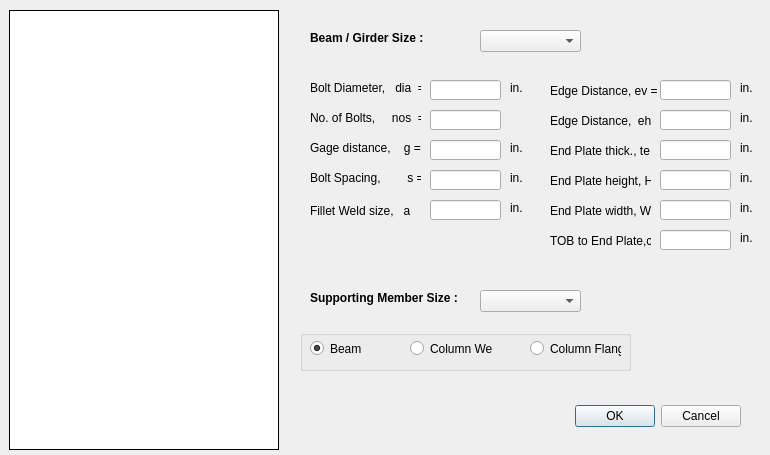
<?xml version="1.0" encoding="UTF-8"?>
<ui version="4.0">
 <class>shearEndPlateDialog</class>
 <widget class="QDialog" name="shearEndPlateDialog">
  <property name="geometry">
   <rect>
    <x>0</x>
    <y>0</y>
    <width>770</width>
    <height>455</height>
   </rect>
  </property>
  <property name="minimumSize">
   <size>
    <width>770</width>
    <height>455</height>
   </size>
  </property>
  <property name="maximumSize">
   <size>
    <width>770</width>
    <height>455</height>
   </size>
  </property>
  <property name="windowTitle">
   <string>Shear Connection - End Plate Type </string>
  </property>
  <widget class="QDialogButtonBox" name="buttonBox">
   <property name="geometry">
    <rect>
     <x>570</x>
     <y>400</y>
     <width>171</width>
     <height>32</height>
    </rect>
   </property>
   <property name="orientation">
    <enum>Qt::Horizontal</enum>
   </property>
   <property name="standardButtons">
    <set>QDialogButtonBox::Cancel|QDialogButtonBox::Ok</set>
   </property>
  </widget>
  <widget class="QLabel" name="member_label">
   <property name="geometry">
    <rect>
     <x>310</x>
     <y>30</y>
     <width>171</width>
     <height>16</height>
    </rect>
   </property>
   <property name="font">
    <font>
     <pointsize>9</pointsize>
     <weight>75</weight>
     <bold>true</bold>
    </font>
   </property>
   <property name="text">
    <string>Beam / Girder Size :</string>
   </property>
  </widget>
  <widget class="QComboBox" name="main_combo">
   <property name="enabled">
    <bool>true</bool>
   </property>
   <property name="geometry">
    <rect>
     <x>480</x>
     <y>30</y>
     <width>101</width>
     <height>22</height>
    </rect>
   </property>
   <property name="editable">
    <bool>false</bool>
   </property>
  </widget>
  <widget class="QLabel" name="label_5">
   <property name="geometry">
    <rect>
     <x>310</x>
     <y>80</y>
     <width>111</width>
     <height>16</height>
    </rect>
   </property>
   <property name="text">
    <string>Bolt Diameter,   dia  =</string>
   </property>
  </widget>
  <widget class="QLabel" name="label_6">
   <property name="geometry">
    <rect>
     <x>310</x>
     <y>110</y>
     <width>111</width>
     <height>16</height>
    </rect>
   </property>
   <property name="text">
    <string>No. of Bolts,     nos  =</string>
   </property>
  </widget>
  <widget class="QLabel" name="label_7">
   <property name="geometry">
    <rect>
     <x>310</x>
     <y>140</y>
     <width>121</width>
     <height>16</height>
    </rect>
   </property>
   <property name="text">
    <string>Gage distance,    g =</string>
   </property>
  </widget>
  <widget class="QLabel" name="label_8">
   <property name="geometry">
    <rect>
     <x>310</x>
     <y>170</y>
     <width>111</width>
     <height>16</height>
    </rect>
   </property>
   <property name="text">
    <string>Bolt Spacing,        s =</string>
   </property>
  </widget>
  <widget class="QLabel" name="label_10">
   <property name="geometry">
    <rect>
     <x>550</x>
     <y>80</y>
     <width>111</width>
     <height>21</height>
    </rect>
   </property>
   <property name="text">
    <string>Edge Distance, ev =</string>
   </property>
  </widget>
  <widget class="QLabel" name="label_11">
   <property name="geometry">
    <rect>
     <x>550</x>
     <y>110</y>
     <width>101</width>
     <height>21</height>
    </rect>
   </property>
   <property name="text">
    <string>Edge Distance,  eh =</string>
   </property>
  </widget>
  <widget class="QLabel" name="label_25">
   <property name="geometry">
    <rect>
     <x>550</x>
     <y>140</y>
     <width>101</width>
     <height>21</height>
    </rect>
   </property>
   <property name="text">
    <string>End Plate thick., te =</string>
   </property>
  </widget>
  <widget class="QLineEdit" name="dia_edit">
   <property name="geometry">
    <rect>
     <x>430</x>
     <y>80</y>
     <width>71</width>
     <height>20</height>
    </rect>
   </property>
   <property name="alignment">
    <set>Qt::AlignCenter</set>
   </property>
  </widget>
  <widget class="QLineEdit" name="nos_edit">
   <property name="geometry">
    <rect>
     <x>430</x>
     <y>110</y>
     <width>71</width>
     <height>20</height>
    </rect>
   </property>
   <property name="alignment">
    <set>Qt::AlignCenter</set>
   </property>
  </widget>
  <widget class="QLabel" name="canvas_label">
   <property name="geometry">
    <rect>
     <x>9</x>
     <y>10</y>
     <width>270</width>
     <height>440</height>
    </rect>
   </property>
   <property name="autoFillBackground">
    <bool>false</bool>
   </property>
   <property name="styleSheet">
    <string notr="true">background-color:rgb(255, 255, 255)</string>
   </property>
   <property name="frameShape">
    <enum>QFrame::Box</enum>
   </property>
   <property name="text">
    <string/>
   </property>
   <property name="scaledContents">
    <bool>false</bool>
   </property>
   <property name="alignment">
    <set>Qt::AlignCenter</set>
   </property>
   <property name="margin">
    <number>1</number>
   </property>
  </widget>
  <widget class="QLineEdit" name="g_edit">
   <property name="geometry">
    <rect>
     <x>430</x>
     <y>140</y>
     <width>71</width>
     <height>20</height>
    </rect>
   </property>
   <property name="alignment">
    <set>Qt::AlignCenter</set>
   </property>
   <property name="readOnly">
    <bool>true</bool>
   </property>
  </widget>
  <widget class="QLineEdit" name="spacing_edit">
   <property name="geometry">
    <rect>
     <x>430</x>
     <y>170</y>
     <width>71</width>
     <height>20</height>
    </rect>
   </property>
   <property name="alignment">
    <set>Qt::AlignCenter</set>
   </property>
  </widget>
  <widget class="QLineEdit" name="ev_edit">
   <property name="geometry">
    <rect>
     <x>660</x>
     <y>80</y>
     <width>71</width>
     <height>20</height>
    </rect>
   </property>
   <property name="alignment">
    <set>Qt::AlignCenter</set>
   </property>
  </widget>
  <widget class="QLineEdit" name="eh_edit">
   <property name="geometry">
    <rect>
     <x>660</x>
     <y>110</y>
     <width>71</width>
     <height>20</height>
    </rect>
   </property>
   <property name="alignment">
    <set>Qt::AlignCenter</set>
   </property>
  </widget>
  <widget class="QLineEdit" name="te_edit">
   <property name="geometry">
    <rect>
     <x>660</x>
     <y>140</y>
     <width>71</width>
     <height>20</height>
    </rect>
   </property>
   <property name="alignment">
    <set>Qt::AlignCenter</set>
   </property>
  </widget>
  <widget class="QLabel" name="label26">
   <property name="geometry">
    <rect>
     <x>550</x>
     <y>170</y>
     <width>101</width>
     <height>21</height>
    </rect>
   </property>
   <property name="text">
    <string>End Plate height, H =</string>
   </property>
  </widget>
  <widget class="QLineEdit" name="H_edit">
   <property name="geometry">
    <rect>
     <x>660</x>
     <y>170</y>
     <width>71</width>
     <height>20</height>
    </rect>
   </property>
   <property name="alignment">
    <set>Qt::AlignCenter</set>
   </property>
  </widget>
  <widget class="QLineEdit" name="weld_edit">
   <property name="geometry">
    <rect>
     <x>430</x>
     <y>200</y>
     <width>71</width>
     <height>20</height>
    </rect>
   </property>
   <property name="alignment">
    <set>Qt::AlignCenter</set>
   </property>
  </widget>
  <widget class="QLabel" name="label27">
   <property name="geometry">
    <rect>
     <x>310</x>
     <y>200</y>
     <width>101</width>
     <height>21</height>
    </rect>
   </property>
   <property name="text">
    <string>Fillet Weld size,   a =</string>
   </property>
  </widget>
  <widget class="QLabel" name="label_18">
   <property name="geometry">
    <rect>
     <x>510</x>
     <y>80</y>
     <width>21</width>
     <height>16</height>
    </rect>
   </property>
   <property name="text">
    <string>in.</string>
   </property>
  </widget>
  <widget class="QLabel" name="label_19">
   <property name="geometry">
    <rect>
     <x>510</x>
     <y>170</y>
     <width>21</width>
     <height>16</height>
    </rect>
   </property>
   <property name="text">
    <string>in.</string>
   </property>
  </widget>
  <widget class="QLabel" name="label_21">
   <property name="geometry">
    <rect>
     <x>740</x>
     <y>80</y>
     <width>21</width>
     <height>16</height>
    </rect>
   </property>
   <property name="text">
    <string>in.</string>
   </property>
  </widget>
  <widget class="QLabel" name="label_22">
   <property name="geometry">
    <rect>
     <x>740</x>
     <y>110</y>
     <width>21</width>
     <height>16</height>
    </rect>
   </property>
   <property name="text">
    <string>in.</string>
   </property>
  </widget>
  <widget class="QLabel" name="label_23">
   <property name="geometry">
    <rect>
     <x>740</x>
     <y>140</y>
     <width>21</width>
     <height>16</height>
    </rect>
   </property>
   <property name="text">
    <string>in.</string>
   </property>
  </widget>
  <widget class="QLabel" name="label_24">
   <property name="geometry">
    <rect>
     <x>740</x>
     <y>170</y>
     <width>21</width>
     <height>16</height>
    </rect>
   </property>
   <property name="text">
    <string>in.</string>
   </property>
  </widget>
  <widget class="QComboBox" name="support_combo">
   <property name="geometry">
    <rect>
     <x>480</x>
     <y>290</y>
     <width>101</width>
     <height>22</height>
    </rect>
   </property>
   <property name="editable">
    <bool>false</bool>
   </property>
  </widget>
  <widget class="QLabel" name="member_label_2">
   <property name="geometry">
    <rect>
     <x>310</x>
     <y>290</y>
     <width>171</width>
     <height>16</height>
    </rect>
   </property>
   <property name="font">
    <font>
     <pointsize>9</pointsize>
     <weight>75</weight>
     <bold>true</bold>
    </font>
   </property>
   <property name="text">
    <string>Supporting Member Size :</string>
   </property>
  </widget>
  <widget class="QGroupBox" name="groupBox">
   <property name="geometry">
    <rect>
     <x>300</x>
     <y>330</y>
     <width>331</width>
     <height>41</height>
    </rect>
   </property>
   <property name="title">
    <string/>
   </property>
   <widget class="QRadioButton" name="support_rad_button1">
    <property name="geometry">
     <rect>
      <x>10</x>
      <y>10</y>
      <width>61</width>
      <height>17</height>
     </rect>
    </property>
    <property name="text">
     <string>Beam</string>
    </property>
    <property name="checked">
     <bool>true</bool>
    </property>
   </widget>
   <widget class="QRadioButton" name="support_rad_button2">
    <property name="geometry">
     <rect>
      <x>110</x>
      <y>10</y>
      <width>82</width>
      <height>17</height>
     </rect>
    </property>
    <property name="text">
     <string>Column Web</string>
    </property>
   </widget>
   <widget class="QRadioButton" name="support_rad_button3">
    <property name="geometry">
     <rect>
      <x>230</x>
      <y>10</y>
      <width>91</width>
      <height>17</height>
     </rect>
    </property>
    <property name="text">
     <string>Column Flange</string>
    </property>
   </widget>
  </widget>
  <widget class="QLabel" name="label_20">
   <property name="geometry">
    <rect>
     <x>510</x>
     <y>200</y>
     <width>21</width>
     <height>16</height>
    </rect>
   </property>
   <property name="text">
    <string>in.</string>
   </property>
  </widget>
  <widget class="QLabel" name="label26_2">
   <property name="geometry">
    <rect>
     <x>550</x>
     <y>230</y>
     <width>101</width>
     <height>21</height>
    </rect>
   </property>
   <property name="text">
    <string>TOB to End Plate,c =</string>
   </property>
  </widget>
  <widget class="QLineEdit" name="c_edit">
   <property name="geometry">
    <rect>
     <x>660</x>
     <y>230</y>
     <width>71</width>
     <height>20</height>
    </rect>
   </property>
   <property name="alignment">
    <set>Qt::AlignCenter</set>
   </property>
  </widget>
  <widget class="QLabel" name="label_26">
   <property name="geometry">
    <rect>
     <x>740</x>
     <y>230</y>
     <width>21</width>
     <height>16</height>
    </rect>
   </property>
   <property name="text">
    <string>in.</string>
   </property>
  </widget>
  <widget class="QLabel" name="label_27">
   <property name="geometry">
    <rect>
     <x>740</x>
     <y>200</y>
     <width>21</width>
     <height>16</height>
    </rect>
   </property>
   <property name="text">
    <string>in.</string>
   </property>
  </widget>
  <widget class="QLineEdit" name="W_edit">
   <property name="geometry">
    <rect>
     <x>660</x>
     <y>200</y>
     <width>71</width>
     <height>20</height>
    </rect>
   </property>
   <property name="alignment">
    <set>Qt::AlignCenter</set>
   </property>
  </widget>
  <widget class="QLabel" name="label26_3">
   <property name="geometry">
    <rect>
     <x>550</x>
     <y>200</y>
     <width>101</width>
     <height>21</height>
    </rect>
   </property>
   <property name="text">
    <string>End Plate width, W =</string>
   </property>
  </widget>
  <widget class="QLabel" name="label_28">
   <property name="geometry">
    <rect>
     <x>510</x>
     <y>140</y>
     <width>21</width>
     <height>16</height>
    </rect>
   </property>
   <property name="text">
    <string>in.</string>
   </property>
  </widget>
 </widget>
 <tabstops>
  <tabstop>main_combo</tabstop>
  <tabstop>dia_edit</tabstop>
  <tabstop>nos_edit</tabstop>
  <tabstop>g_edit</tabstop>
  <tabstop>spacing_edit</tabstop>
  <tabstop>ev_edit</tabstop>
  <tabstop>eh_edit</tabstop>
  <tabstop>te_edit</tabstop>
  <tabstop>H_edit</tabstop>
  <tabstop>weld_edit</tabstop>
  <tabstop>support_combo</tabstop>
  <tabstop>support_rad_button1</tabstop>
  <tabstop>support_rad_button2</tabstop>
  <tabstop>support_rad_button3</tabstop>
 </tabstops>
 <resources/>
 <connections>
  <connection>
   <sender>buttonBox</sender>
   <signal>accepted()</signal>
   <receiver>shearEndPlateDialog</receiver>
   <slot>accept()</slot>
   <hints>
    <hint type="sourcelabel">
     <x>248</x>
     <y>254</y>
    </hint>
    <hint type="destinationlabel">
     <x>157</x>
     <y>274</y>
    </hint>
   </hints>
  </connection>
  <connection>
   <sender>buttonBox</sender>
   <signal>rejected()</signal>
   <receiver>shearEndPlateDialog</receiver>
   <slot>reject()</slot>
   <hints>
    <hint type="sourcelabel">
     <x>316</x>
     <y>260</y>
    </hint>
    <hint type="destinationlabel">
     <x>286</x>
     <y>274</y>
    </hint>
   </hints>
  </connection>
 </connections>
</ui>
